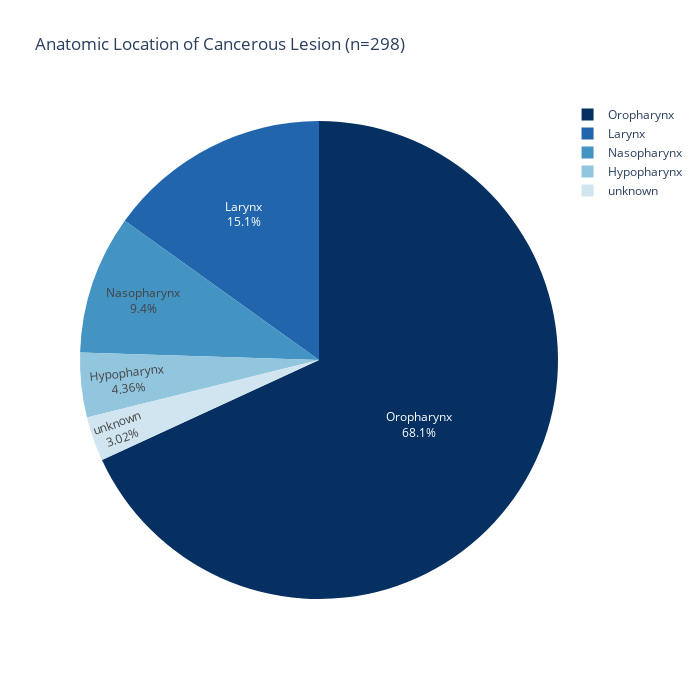

Write notebook code for a chart like this one.
### Code cell
fig = px.pie(data_raw, names='Primary Site', title='Anatomic Location of Cancerous Lesion (n=298)', hover_data=['Primary Site'], labels={'Site':'Primary Site'}, width=700, height=700, color_discrete_sequence=px.colors.sequential.RdBu_r)
fig.update_traces(textposition='inside', textinfo='percent+label')
fig.show()

### Figure 1 — Plotly figure (JSON) as saved in the notebook; plotly's stock layout.template omitted (floating-point values rounded to 4 significant figures; data arrays with more than 128 entries replaced by an {"elided": "..."} marker saying what was removed)
{"data": [{"customdata": {"elided": "298x1 str values"}, "domain": {"x": [0, 1], "y": [0, 1]}, "hovertemplate": "Primary Site=%{customdata[0]}<extra></extra>", "labels": {"elided": "298 str values"}, "legendgroup": "", "name": "", "showlegend": true, "textinfo": "percent+label", "textposition": "inside", "type": "pie"}], "layout": {"height": 700, "legend": {"tracegroupgap": 0}, "piecolorway": ["rgb(5,48,97)", "rgb(33,102,172)", "rgb(67,147,195)", "rgb(146,197,222)", "rgb(209,229,240)", "rgb(247,247,247)", "rgb(253,219,199)", "rgb(244,165,130)", "rgb(214,96,77)", "rgb(178,24,43)", "rgb(103,0,31)"], "title": {"text": "Anatomic Location of Cancerous Lesion (n=298)"}, "width": 700}}
